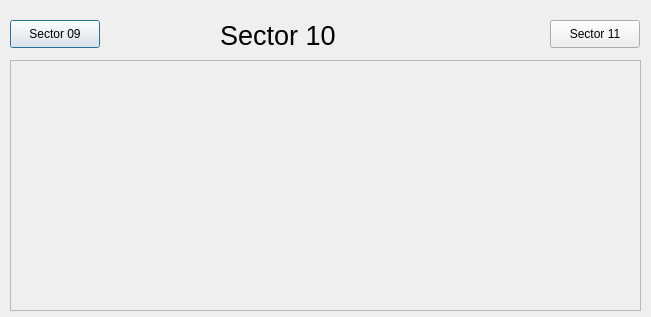
<?xml version="1.0" encoding="UTF-8"?>
<ui version="4.0">
 <class>Dialog</class>
 <widget class="QDialog" name="Dialog">
  <property name="geometry">
   <rect>
    <x>0</x>
    <y>0</y>
    <width>651</width>
    <height>317</height>
   </rect>
  </property>
  <property name="windowTitle">
   <string>Dialog</string>
  </property>
  <widget class="QLabel" name="label_2">
   <property name="geometry">
    <rect>
     <x>220</x>
     <y>20</y>
     <width>131</width>
     <height>31</height>
    </rect>
   </property>
   <property name="font">
    <font>
     <pointsize>20</pointsize>
    </font>
   </property>
   <property name="text">
    <string>Sector 10</string>
   </property>
  </widget>
  <widget class="QEForm" name="asguiformplugin">
   <property name="geometry">
    <rect>
     <x>10</x>
     <y>60</y>
     <width>631</width>
     <height>251</height>
    </rect>
   </property>
   <property name="uiFile" stdset="0">
    <string>SectorVacuumSchematic.ui</string>
   </property>
   <property name="variableSubstitutions" stdset="0">
    <string>SR=10 SRPREV=09</string>
   </property>
  </widget>
  <widget class="QEPushButton" name="guipushbuttonplugin">
   <property name="geometry">
    <rect>
     <x>10</x>
     <y>20</y>
     <width>90</width>
     <height>28</height>
    </rect>
   </property>
   <property name="text">
    <string>Sector 09</string>
   </property>
   <property name="guiFile">
    <string>SVS09.ui</string>
   </property>
   <property name="creationOption" stdset="0">
    <enum>QEPushButton::Open</enum>
   </property>
  </widget>
  <widget class="QEPushButton" name="guipushbuttonplugin_2">
   <property name="geometry">
    <rect>
     <x>550</x>
     <y>20</y>
     <width>90</width>
     <height>28</height>
    </rect>
   </property>
   <property name="text">
    <string>Sector 11</string>
   </property>
   <property name="guiFile">
    <string>SVS11.ui</string>
   </property>
   <property name="creationOption" stdset="0">
    <enum>QEPushButton::Open</enum>
   </property>
  </widget>
 </widget>
 <customwidgets>
  <customwidget>
   <class>QEPushButton</class>
   <extends>QPushButton</extends>
   <header>QEPushButton.h</header>
  </customwidget>
  <customwidget>
   <class>QEForm</class>
   <extends>QScrollArea</extends>
   <header>QEForm.h</header>
  </customwidget>
 </customwidgets>
 <resources/>
 <connections/>
</ui>
